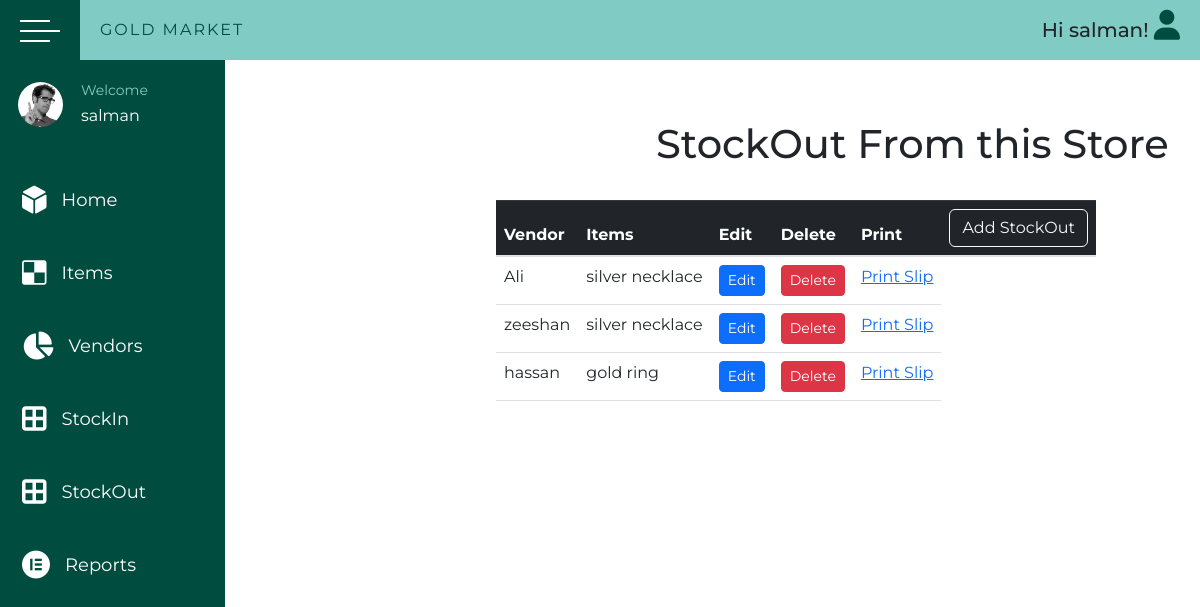
The page /shop/stockout (signed in) on the database its author committed.
### shop/models.py (models this page shows, shortened)
class User(AbstractUser):
    phone = models.CharField(max_length=15)
    class Meta:
        verbose_name = 'User'

class StockOut(models.Model):
    items = models.ForeignKey(Items, on_delete=models.CASCADE)
    vendor = models.ForeignKey(Vendors, on_delete=models.CASCADE)
    class Meta:
        verbose_name = 'StockOut'
        verbose_name_plural = 'StockOut'

class Vendors(models.Model):
    name = models.CharField(max_length=45)
    address = models.CharField(max_length=150)
    email = models.EmailField(unique=True)
    company = models.ForeignKey(Company, on_delete=models.CASCADE)
    def __str__(self):
        return self.name
    class Meta:
        verbose_name = 'Vendor'

class Items(models.Model):
    name = models.CharField(max_length=45)
    gross_weight = models.CharField(max_length=5)
    net_weight = models.CharField(max_length=5)
    labour_wastage = models.CharField(max_length=5)
    purity = models.CharField(max_length=5)
    fine = models.CharField(max_length=5)
    amount = models.CharField(max_length=10)
    type = models.ForeignKey(Types, on_delete=models.CASCADE)
    qr_code = models.ImageField(upload_to='qr_codes', blank=True)
    vendor = models.ForeignKey(Vendors, on_delete=models.CASCADE)
    def __str__(self):
        return str(self.name)
    class Meta:
        verbose_name = 'Item'

### shop/views.py (the view, shortened to what this page needs)
# urls.py: path('stockout', views.StockOutView.as_view(), name='stockout'),
class StockOutView(LoginRequiredMixin, ListView, FormView):
    model = StockOut
    template_name = "shop/stockout.html"
    context_object_name = "stockout"
    form_class = StockoutForm
    success_url = "/shop/stockout"
    def get_context_data(self, **kwargs):
        context = super().get_context_data(**kwargs)
        context["stockout_form"] = StockoutForm()
        return context

### shop/templates/shop/stockout.html (shortened to what this page needs)
{% extends 'shop/base/base.html' %}
{% load static %}
{% block css_files %}
  <link rel="stylesheet" href="{% static 'shop/items.css'%}" />
{% endblock %}
{% block content %}
  <h1 class="head">StockOut From this Store</h1>
  <table class="table w-50">
    <thead class="table-dark">
      <tr>
        <th scope="col">Vendor</th>
        <th scope="col">Items</th>
        <th scope="col">Edit</th>
        <th scope="col">Delete</th>
        <th scope="col">Print</th>
        <th scope="col"><button type="button" class="btn btn-outline-light" data-bs-toggle="modal" data-bs-target="#exampleModal">Add StockOut</button></th>
      </tr>
    </thead>
    <tbody>
      {% for stock in stockout %}
        <tr>
          <td>{{ stock.vendor }}</td>
          <td>{{ stock.items }}</td>
          <td><a class="js-edit btn btn-sm btn-primary" href="{% url 'stock_update' stock.id %}">Edit</a></td>
          <td><a class="js-edit btn btn-sm btn-danger" href="{% url 'stockout_delete' stock.id %}">Delete</a></td>
          <td><a href="{% url 'slip_out' stock.id %}">Print Slip</a></td>
        </tr>
      {% endfor %}
    </tbody>
  </table>
{% endblock %}

### shop/templates/shop/base/base.html (shortened to what this page needs)
{% load static %}
<!DOCTYPE HTML>
<html lang="en">
  <head>
  <link rel="stylesheet" href="{% static 'shop/base.css' %}">
  <link rel="stylesheet" href="https://maxcdn.bootstrapcdn.com/bootstrap/4.0.0-beta/css/bootstrap.min.css">
   <link href="https://cdn.jsdelivr.net/npm/bootstrap@5.2.3/dist/css/bootstrap.min.css" rel="stylesheet" />
   <link href="https://cdn.jsdelivr.net/npm/bootstrap@5.2.3/dist/css/bootstrap.min.css" rel="stylesheet" />
    {% block css_files %}
    {% endblock %}
  </head>
  <body>
 <div class="wrapper">
        <div class="top_navbar">
          <div class="hamburger">
             <div class="hamburger__inner">
               <div class="one"></div>
               <div class="two"></div>
               <div class="three"></div>
             </div>
          </div>
          <div class="menu">
            <div class="logo">
              Gold Market
            </div>
            <div class="right_menu">
              <div class="login">
                {% if user.is_authenticated %}
                <h5>Hi {{ user.username }}!</h5>
                {% else %}
                <a href="{% url 'login' %}"><button>Login</button></a> |
                <a href="{% url 'signup' %}"><button>Signup</button></a>
                {% endif %}
                </div>
              <ul>
                <li><i class="fas fa-user"></i>
                </li>
              </ul>
            </div>
          </div>
        </div>
        <div class="main_container">
            <div class="sidebar">
                <div class="sidebar__inner">
                  <div class="profile">
                    <div class="img">
                      <img src="{% static 'shop/images/user2-160x160.jpg'%}" alt="profile_pic">
                    </div>
                    <div class="profile_info">
                       <p>Welcome</p>
                       <p class="profile_name">{{ user.username }}</p>
                    </div>
                  </div>
                  <ul>
                    <li>
                      <a href="{% url 'home' %}">
                        <span class="icon"><i class="fas fa-dice-d6"></i></span>
                        <span class="title">Home</span>
                      </a>
                    </li>
                    <li>
                      <a href="{% url 'items' %}">
                        <span class="icon"><i class="fab fa-delicious"></i></span>
                        <span class="title">Items</span>
                      </a>
                    </li>
                    <li>
                      <a href="{% url 'vendors' %}">
                        <span class="icon"><i class="fas fa-chart-pie"></i></span>
                        <span class="title">Vendors</span>
                      </a>
                    </li>
                    <li>
                      <a href="{% url 'stockin' %}">
                        <span class="icon"><i class="fas fa-border-all"></i></span>
                        <span class="title">StockIn</span>
                      </a>
                    </li>
                    <li>
                      <a href="{% url 'stockout' %}">
                        <span class="icon"><i class="fas fa-border-all"></i></span>
                        <span class="title">StockOut</span>
                      </a>
                    </li>
                    <li>
                      <a href="{% url 'reports' %}">
                        <span class="icon"><i class="fab fa-elementor"></i></span>
                        <span class="title">Reports</span>
                      </a>
                    </li>
                  </ul>
                </div>
            </div>
            <div class="container">
            </div>
      {% block content %}
      {% endblock %}
  </body>
  </html>

### shop/static/shop/base.css (style rules this page uses)
* { margin: 0; padding: 0; list-style: none; box-sizing: border-box; text-decoration: none; font-family: "Montserrat", sans-serif; }
.wrapper { width: 100%; height: 100%; }
.top_navbar { background: #80cbc4; height: 60px; display: flex; position: fixed; width: 100%; top: 0; }
.top_navbar .hamburger { width: 80px; background: #004d40; position: relative; font-size: 28px; }
.top_navbar .hamburger .hamburger__inner { position: absolute; top: 50%; left: 50%; transform: translate(-50%, -50%); cursor: pointer; width: 40px; height: 20px; }
.top_navbar .hamburger__inner > div { width: 30px; height: 2px; background: #fff; position: absolute; top: 0; left: 0; }
.top_navbar .hamburger div.two { top: 10px; width: 40px; }
.top_navbar .hamburger div.three { top: 20px; }
.top_navbar .menu { width: calc(100% - 80px); height: 100%; display: flex; justify-content: space-between; align-items: center; padding: 0 20px; }
.top_navbar .menu .logo { color: #004d40; text-transform: uppercase; letter-spacing: 2px; }
.top_navbar .menu .right_menu .login { margin-left: -15rem; margin-top: 1rem; margin-bottom: -2rem; }
.top_navbar .menu .right_menu .login h5 { margin-left: 8rem; margin-top: 1rem; margin-bottom: -2rem; }
.top_navbar .menu .right_menu ul { display: flex; }
.top_navbar .menu .right_menu ul li { position: relative; }
.top_navbar .menu .right_menu ul li .fas { font-size: 30px; cursor: pointer; color: #004d40; }
.main_container .sidebar { position: fixed; top: 60px; left: 0; width: 225px; height: 100%; background: #004d40; transition: all 0.3s ease; }
.main_container .sidebar .sidebar__inner { position: relative; }
.main_container .sidebar .profile { display: flex; align-items: center; color: #fff; padding: 20px 0; white-space: nowrap; transition: all 0.3s ease; }
.main_container .sidebar .profile .img { padding: 0 18px; }
.main_container .sidebar .profile img { width: 45px; border-radius: 50%; margin-top: -1rem; }
.main_container .sidebar .profile p:first-child { font-size: 14px; color: #80cbc4; margin-bottom: 3px; }
.main_container .container { margin-top: 60px; width: calc(100% - 225px); margin-left: 225px; padding: 30px; transition: all 0.3s ease; }
.main_container .sidebar ul li a { color: #fff; font-size: 18px; padding: 15px 54px; white-space: nowrap; display: flex; align-items: center; text-decoration: none; margin-bottom: 1px; transition: all 0.3s ease; }
.main_container .sidebar ul li a .icon { margin-right: 15px; font-size: 28px; margin-left: -2rem; }
.main_container .sidebar ul li a span { display: inline-block; }
ul { padding-left: 0 !important; }

### shop/static/shop/items.css (style rules this page uses)
.table { margin-top: 2rem; margin-left: 31rem; }
.head { margin-left: 41rem; }

### rows shown on the page
User: username "salman"
StockOut: vendor "Ali", items "silver necklace"
StockOut: vendor "zeeshan", items "silver necklace"
StockOut: vendor "hassan", items "gold ring"
